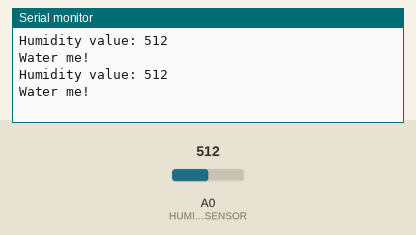
This sketch was run on a simulated Arduino Uno, built with avr-gcc and run on an emulated ATmega328P. Parts: the last lines printed to the serial monitor. The inputs (shaded band) are chosen by the test bench; at power-on: A0 (HUMIDITYSENSOR) = 512.

Above: at 5.8 s.
5.9 s: A0 (HUMIDITYSENSOR) set to 716
At 11.4 s:
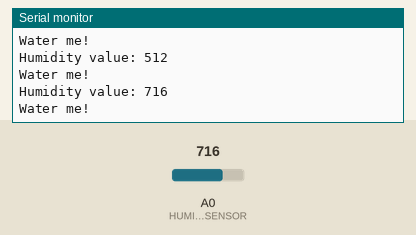
11.9 s: A0 (HUMIDITYSENSOR) set to 900
At 16.4 s:
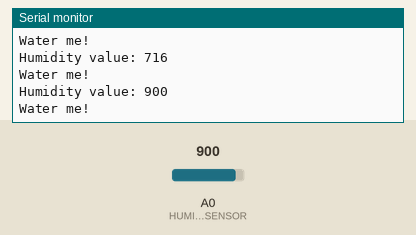
Timing chart, 0 to 17.9 s (numbered marks = the images above; inputs shaded):
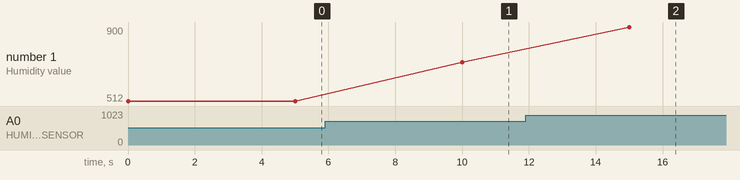

Measured:
- after the input at 5.9 s, the serial monitor: prints a new line after 4.1 s (image 1)
- after the input at 11.9 s, the serial monitor: prints a new line after 3.1 s (image 2)
- plotted number 1: 512 → 716 after the input at 5.9 s, 716 → 900 after the input at 11.9 s

The sketch:

example05.ino
```cpp
/*
 * Check humidity. Display a warning (blinking LED)
 * if it's too dry.
 */

#define  HUMIDITYSENSOR  A0
#define  MY_LED  14
// above this value we assume it's too dry for our plant
#define  DRYNESSBOUNDARY  400

void setup() {
  // put your setup code here, to run once:
  Serial.begin(9600);
}

void loop() {
  // put your main code here, to run repeatedly:

  int humidityvalue = analogRead(HUMIDITYSENSOR);
  Serial.print("Humidity value: ");
  Serial.println(humidityvalue);

  // too dry
  if (humidityvalue > DRYNESSBOUNDARY) {
    Serial.println("Water me!");
    analogWrite(MY_LED, 1023);
    delay(5000);
    analogWrite(MY_LED, 0);
  }
  // not too dry
  else {
    analogWrite(MY_LED, 0);
    delay(1000);
  }
}
```
